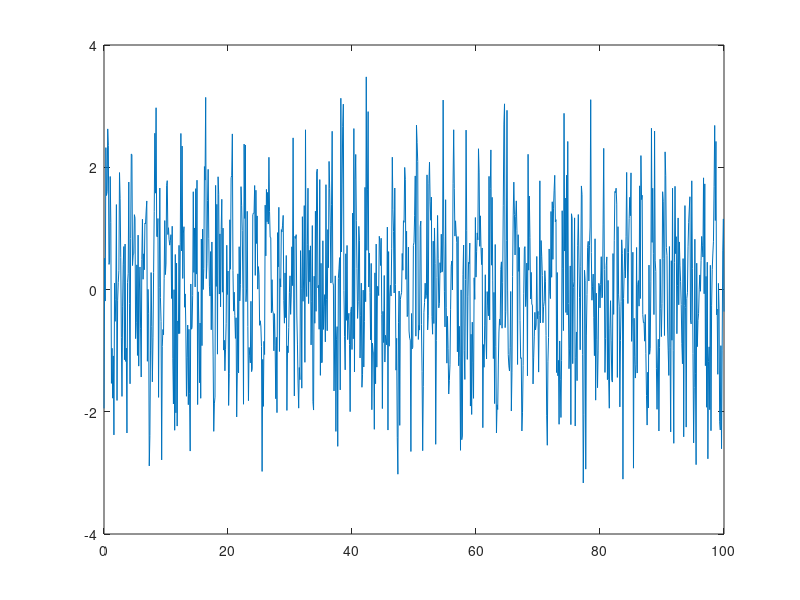

This figure's MATLAB source:
clear all
close all
clc

ww = sqrt(3)*randn (10000, 1);
[c_ww,lags] =xcorr(ww, 10, 'biased');
% figure
% stem(lags,c_ww)

ww2 = randn(10000,1);
[c_ww,lags] = xcorr(ww,ww2,10,'coeff');
% figure
% stem(lags,c_ww)

t=0:0.1:100;
s1 = sin(pi*t);
s2 = cos(pi*t);
[c_ww,lags] = xcorr(s1,s2,40,'coeff');
% figure
% stem(lags,c_ww)

t=0:0.1:100;
s1 = sin(pi*t)+ randn(length(t),1)';
s2 = cos(pi*t) + randn(length(t),1)';
[c_ww,lags] = xcorr(s1,s2,40,'coeff');
% figure
% stem(lags,c_ww)

figure 
plot(t,s1);
hold on
% plot(t,s2,'r')